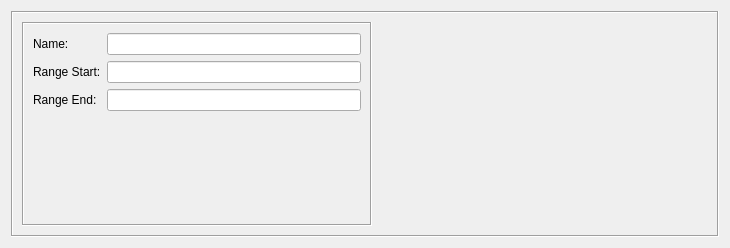
<?xml version="1.0" encoding="UTF-8"?>
<ui version="4.0">
 <class>AddressRangeDialog_q</class>
 <widget class="QWidget" name="AddressRangeDialog_q">
  <property name="enabled">
   <bool>true</bool>
  </property>
  <property name="geometry">
   <rect>
    <x>0</x>
    <y>0</y>
    <width>730</width>
    <height>248</height>
   </rect>
  </property>
  <property name="sizePolicy">
   <sizepolicy hsizetype="Preferred" vsizetype="Preferred">
    <horstretch>0</horstretch>
    <verstretch>0</verstretch>
   </sizepolicy>
  </property>
  <property name="windowTitle">
   <string>Address Range</string>
  </property>
  <layout class="QGridLayout" name="gridLayout">
   <item row="0" column="0">
    <widget class="QFrame" name="frame7">
     <property name="frameShape">
      <enum>QFrame::Box</enum>
     </property>
     <property name="frameShadow">
      <enum>QFrame::Sunken</enum>
     </property>
     <layout class="QGridLayout">
      <item row="0" column="0" rowspan="2">
       <widget class="QFrame" name="frame7_2">
        <property name="sizePolicy">
         <sizepolicy hsizetype="Fixed" vsizetype="Preferred">
          <horstretch>0</horstretch>
          <verstretch>0</verstretch>
         </sizepolicy>
        </property>
        <property name="minimumSize">
         <size>
          <width>350</width>
          <height>0</height>
         </size>
        </property>
        <property name="maximumSize">
         <size>
          <width>350</width>
          <height>16777215</height>
         </size>
        </property>
        <property name="frameShape">
         <enum>QFrame::Box</enum>
        </property>
        <property name="frameShadow">
         <enum>QFrame::Sunken</enum>
        </property>
        <layout class="QGridLayout" name="gridLayout_2">
         <item row="0" column="0">
          <widget class="QLabel" name="textLabel1">
           <property name="text">
            <string>Name:</string>
           </property>
           <property name="wordWrap">
            <bool>false</bool>
           </property>
          </widget>
         </item>
         <item row="0" column="1">
          <widget class="QLineEdit" name="obj_name">
           <property name="sizePolicy">
            <sizepolicy hsizetype="Preferred" vsizetype="Fixed">
             <horstretch>200</horstretch>
             <verstretch>0</verstretch>
            </sizepolicy>
           </property>
           <property name="minimumSize">
            <size>
             <width>0</width>
             <height>0</height>
            </size>
           </property>
          </widget>
         </item>
         <item row="1" column="0">
          <widget class="QLabel" name="textLabel2_2">
           <property name="text">
            <string>Range Start:</string>
           </property>
           <property name="wordWrap">
            <bool>false</bool>
           </property>
          </widget>
         </item>
         <item row="1" column="1">
          <widget class="QLineEdit" name="rangeStart">
           <property name="sizePolicy">
            <sizepolicy hsizetype="Preferred" vsizetype="Fixed">
             <horstretch>0</horstretch>
             <verstretch>0</verstretch>
            </sizepolicy>
           </property>
          </widget>
         </item>
         <item row="2" column="0">
          <widget class="QLabel" name="textLabel2_2_2">
           <property name="text">
            <string>Range End:</string>
           </property>
           <property name="wordWrap">
            <bool>false</bool>
           </property>
          </widget>
         </item>
         <item row="2" column="1">
          <widget class="QLineEdit" name="rangeEnd">
           <property name="sizePolicy">
            <sizepolicy hsizetype="Preferred" vsizetype="Fixed">
             <horstretch>0</horstretch>
             <verstretch>0</verstretch>
            </sizepolicy>
           </property>
          </widget>
         </item>
         <item row="3" column="1">
          <spacer name="verticalSpacer">
           <property name="orientation">
            <enum>Qt::Vertical</enum>
           </property>
           <property name="sizeHint" stdset="0">
            <size>
             <width>20</width>
             <height>103</height>
            </size>
           </property>
          </spacer>
         </item>
        </layout>
       </widget>
      </item>
      <item row="0" column="1">
       <widget class="CommentKeywords" name="commentKeywords" native="true">
        <property name="sizePolicy">
         <sizepolicy hsizetype="Expanding" vsizetype="Expanding">
          <horstretch>0</horstretch>
          <verstretch>0</verstretch>
         </sizepolicy>
        </property>
       </widget>
      </item>
     </layout>
    </widget>
   </item>
  </layout>
 </widget>
 <customwidgets>
  <customwidget>
   <class>CommentKeywords</class>
   <extends>QWidget</extends>
   <header>CommentKeywords.h</header>
   <container>1</container>
  </customwidget>
 </customwidgets>
 <tabstops>
  <tabstop>obj_name</tabstop>
  <tabstop>rangeStart</tabstop>
  <tabstop>rangeEnd</tabstop>
 </tabstops>
 <resources>
  <include location="MainRes.qrc"/>
 </resources>
 <connections/>
</ui>
